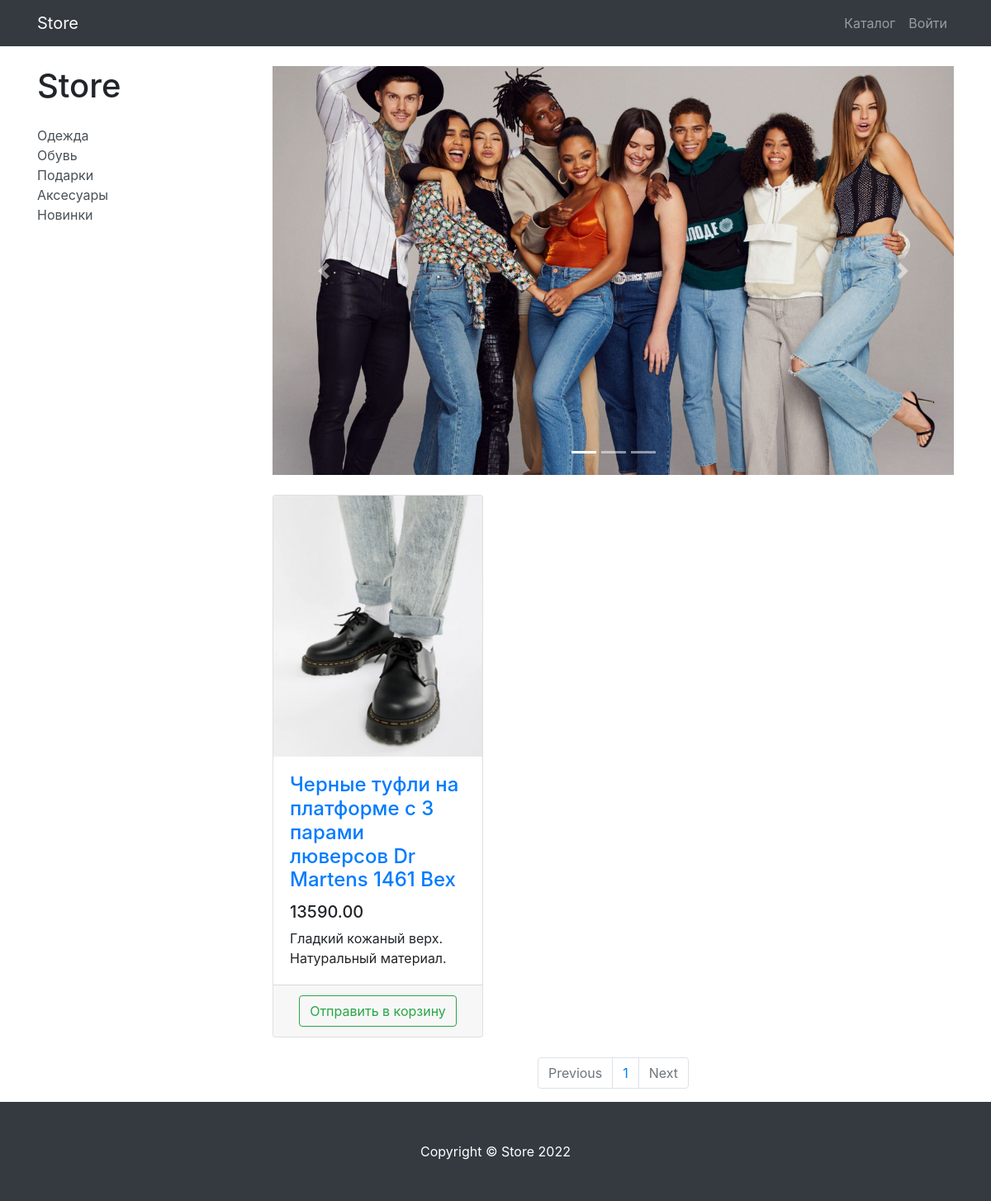
Screenshot of /products/category/2/ with the database file from the repository.
### products/models.py (models this page shows, shortened)
class ProductCategory(models.Model):
    name = models.CharField(max_length=128)
    description = models.TextField(null=True, blank=True)
    def __str__(self):
        return self.name

class Product(models.Model):
    name = models.CharField(max_length=128)
    description = models.TextField()
    price = models.DecimalField(max_digits=12, decimal_places=2)
    quantity = models.PositiveIntegerField(default=0)
    image = models.ImageField(upload_to='product_images')
    category = models.ForeignKey(to=ProductCategory, on_delete=models.CASCADE)
    class Meta:
        verbose_name = 'Продукт'
        verbose_name_plural = 'Продукты'

### products/views.py (the view)
# urls.py: path('', products, name='index'),
def products(request, category_id=None, page_number=1):
    if category_id:
        products = Product.objects.filter(category__id=category_id)
    else:
        products = Product.objects.all()
    per_page = 3
    paginator = Paginator(products, per_page)
    product_paginator = paginator.page(page_number)
    context = {
        'title': 'Store - Каталог',
        'categories': ProductCategory.objects.all(),
        'products': product_paginator,
    }
    return render(request, 'products/products.html', context)

### products/context_processors.py (called while the page is built)
def baskets(request):
    user = request.user
    return {'baskets': Basket.objects.filter(user=user) if user.is_authenticated else []}

### products/templates/products/products.html (shortened to what this page needs)
{% extends 'products/base.html' %}
{% load static %}
{% block css %}
    <link href="{% static 'vendor/css/products.css'%}" rel="stylesheet">
{% endblock %}
{% block content %}
    <div class="container">
        <div class="row">
            <div class="col-lg-3">
                <h1 class="my-4">Store</h1>
                <div class="list-group">
                    {% for i in categories %}
                    <a href="{%  url 'products:category' i.id %}" class="list-group-item-action">{{ i }}</a>
                    {% endfor %}
                </div>
            </div>
            <div class="col-lg-9">
                <div id="carouselExampleIndicators" class="carousel slide my-4" data-ride="carousel">
                    <ol class="carousel-indicators">
                        <li data-target="#carouselExampleIndicators" data-slide-to="0" class="active"></li>
                        <li data-target="#carouselExampleIndicators" data-slide-to="1"></li>
                        <li data-target="#carouselExampleIndicators" data-slide-to="2"></li>
                    </ol>
                    <div class="carousel-inner" role="listbox">
                        <div class="carousel-item active">
                            <img class="d-block img-fluid" src="{% static 'vendor/img/slides/slide-1.jpg' %}" alt="First slide">
                        </div>
                    </div>
                    <a class="carousel-control-prev" href="#carouselExampleIndicators" role="button" data-slide="prev">
                        <span class="carousel-control-prev-icon" aria-hidden="true"></span>
                    </a>
                    <a class="carousel-control-next" href="#carouselExampleIndicators" role="button" data-slide="next">
                        <span class="carousel-control-next-icon" aria-hidden="true"></span>
                    </a>
                </div>
                <div class="row">
                    {% for product in products %}
                    <div class="col-lg-4 col-md-6 mb-4">
                        <div class="card h-100">
                            <a href="#">
                                <img class="card-img-top"
                                     src="{{ product.image.url }}"
                                     alt="">
                            </a>
                            <div class="card-body">
                                <h4 class="card-title">
                                    <a href="#">{{ product.name }}</a>
                                </h4>
                                <h5>{{ product.price }}</h5>
                                <p class="card-text">{{ product.description}}</p>
                            </div>
                            <div class="card-footer text-center">
                                <a class="btn btn-outline-success" href="{% url 'products:basket_add' product.id  %}">Отправить в корзину</a>
                            </div>
                        </div>
                    </div>
                    {% endfor %}
                </div>
                <nav aria-label="Page navigation example">
                    <ul class="pagination justify-content-center">
                        <li class="page-item {% if not products.has_previous %} disabled  {% endif %}">
                            <a class="page-link"
                               href="{% if products.has_previous %} {% url 'products:paginator' products.previous_page_number %} {% else %} # {% endif %} "
                               tabindex="-1" aria-disabled="true">Previous</a>
                        </li>
                        {%  for page in products.paginator.page_range %}
                        <li class="page-item"><a class="page-link" href="{% url 'products:paginator' page %}">{{ page }}</a></li>
                        {% endfor %}
                        <li class="page-item {% if not products.has_next %} disabled {% endif %}">
                            <a class="page-link"
                               href="{% if products.has_next %} {% url 'products:paginator' products.next_page_number %} {% else %} # {% endif %}">
                                Next
                            </a>
                        </li>
                    </ul>
                </nav>
            </div>
        </div>
    </div>
{% endblock %}
{% block footer %}
    <footer class="py-5 bg-dark">
        <div class="container">
            <p class="m-0 text-center text-white">Copyright &copy; Store 2022</p>
        </div>
    </footer>
{% endblock %}

### rows the page displays
ProductCategory: name "Одежда"
ProductCategory: name "Обувь"
ProductCategory: name "Подарки"
ProductCategory: name "Аксесуары"
ProductCategory: name "Новинки"
Product: image (picture), name "Черные туфли на платформе с 3 парами люверсов Dr Martens 1461 Bex", price "13590.00", description "Гладкий кожаный верх. Натуральный материал."

### other values shown
{{ page }} "1"
